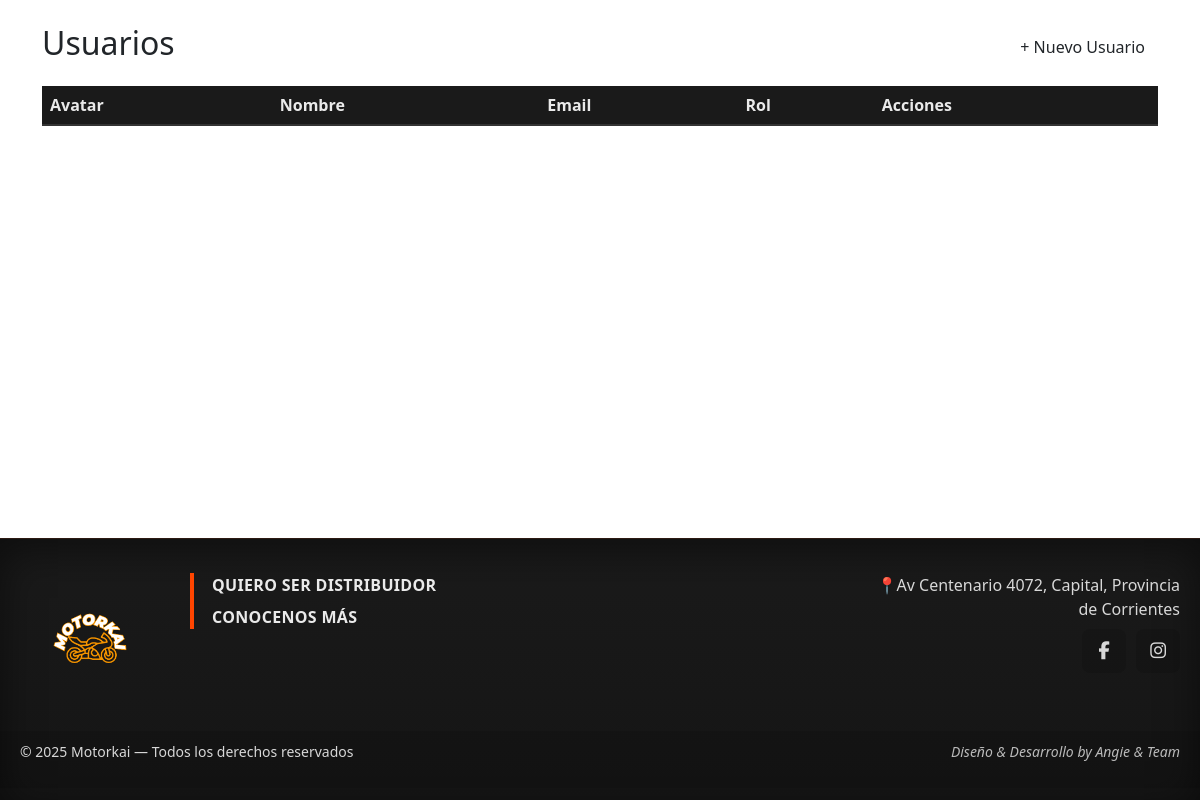
Page /users/list.php on the earlier database version.
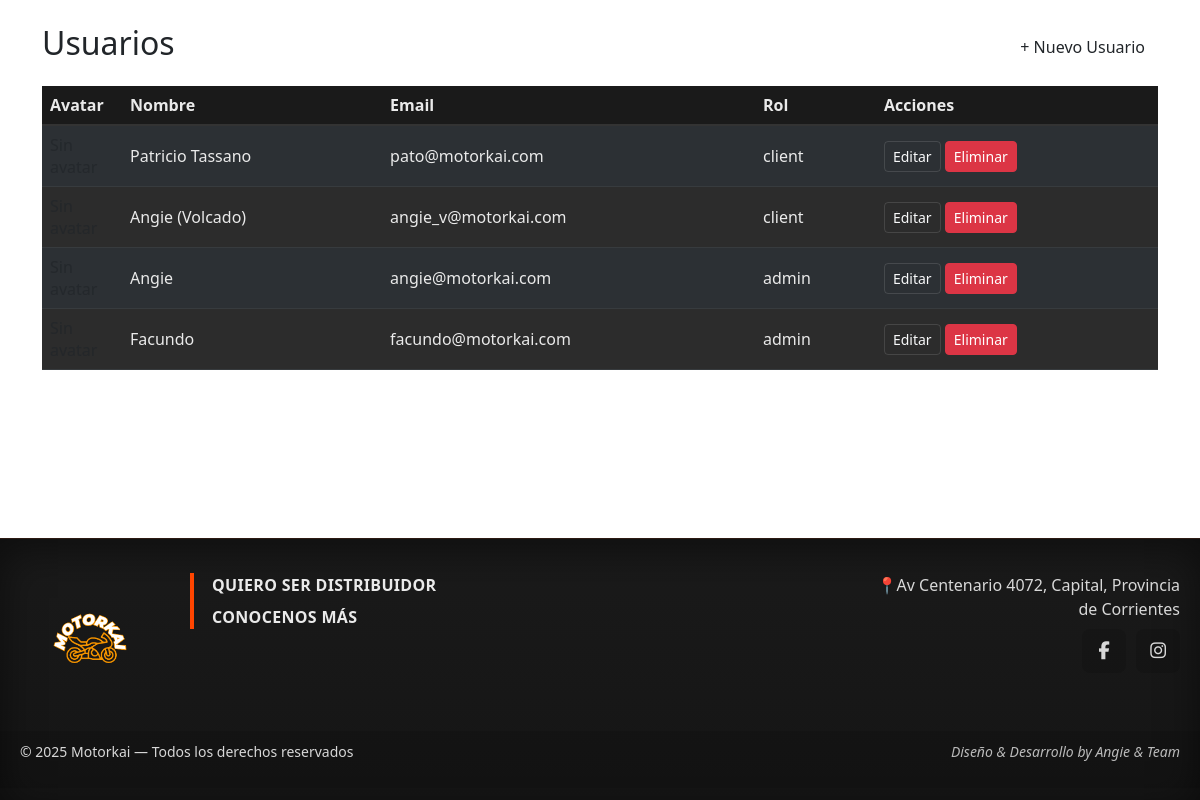
Same page on the later database version.
### tables this page shows
CREATE TABLE `users` (
  `id` int(11) NOT NULL,
  `full_name` varchar(255) NOT NULL,
  `username` varchar(50) NOT NULL,
  `password` varchar(255) NOT NULL,
  `role` enum('admin','client') NOT NULL DEFAULT 'client',
  `email` varchar(255) DEFAULT NULL,
  `avatar` varchar(255) DEFAULT NULL,
  `created_at` timestamp NULL DEFAULT current_timestamp()
);

### users/list.php (the view)
<?php
require_once "../config/db.php";
include "../includes/header.php";
$stmt = $pdo->query("SELECT * FROM users ORDER BY id DESC");
$users = $stmt->fetchAll();
?>
<div class="container my-4">
  <div class="d-flex justify-content-between align-items-center">
    <h2>Usuarios</h2>
    <a href="create.php" class="btn btn-motokai">+ Nuevo Usuario</a>
  </div>
  <table class="table table-dark table-striped mt-3">
    <thead>
      <tr>
        <th>Avatar</th><th>Nombre</th><th>Email</th><th>Rol</th><th>Acciones</th>
      </tr>
    </thead>
    <tbody>
  <?php foreach($users as $u): ?>
  <tr>
    <td style="width:80px;">
      <?php if(!empty($u['avatar'])): ?>
        <img src="/Motorkai_final/uploads/users/<?=htmlspecialchars($u['avatar'])?>"
             style="width:60px;height:60px;object-fit:cover;border-radius:6px;">
      <?php else: ?>
        <span class="text-muted">Sin avatar</span>
      <?php endif; ?>
    </td>
    <td><?=htmlspecialchars($u['full_name'] ?? $u['username'])?></td>
    <td><?=htmlspecialchars($u['email'] ?? '-')?></td>
    <td><?=htmlspecialchars($u['role'] ?? '-')?></td>
    <td>
      <a class="btn btn-sm btn-outline-light" href="edit.php?id=<?=$u['id']?>">Editar</a>
      <a class="btn btn-sm btn-danger" href="delete.php?id=<?=$u['id']?>"
         onclick="return confirm('¿Eliminar usuario?')">Eliminar</a>
    </td>
  </tr>
  <?php endforeach; ?>
</tbody>
  </table>
</div>
<?php include "../includes/footer.php"; ?>

Differences in the rows shown:
added users: full_name "Patricio Tassano", email "pato@motorkai.com", role "client"
added users: full_name "Angie (Volcado)", email "angie_v@motorkai.com", role "client"
added users: full_name "Angie", email "angie@motorkai.com", role "admin"
added users: full_name "Facundo", email "facundo@motorkai.com", role "admin"
